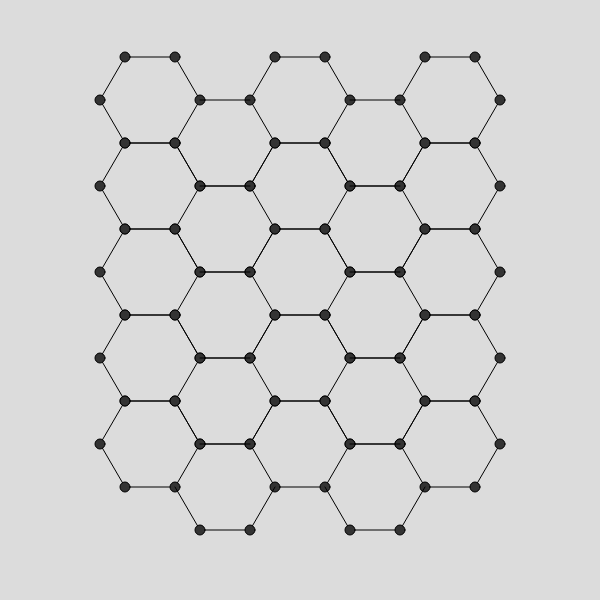
Frame 1 (no input)
Frame 60 (no input): identical to frame 1, image omitted
Frame 120 (the mouse pressed at the canvas centre since frame 60): identical to frame 1, image omitted

The p5.js sketch that drew this single still picture (run headless with seeded random() and noise() and a simulated clock; from frame 60 on, the mouse is pressed at the canvas centre):

// p5.js sketch
// ── sketch.js
function setup() {
  createCanvas(600, 600);
}

function draw() {
  background(220);fill(51);line(125, 57, 175, 57);line(175, 57, 200, 100);line(200, 100, 175, 143); line(175, 143, 125, 143);line(125, 143, 100, 100);line(100, 100, 125, 57);circle(125, 57, 10);circle(175, 57, 10);circle(200, 100, 10);circle(175, 143, 10);circle(125, 143, 10);circle(100, 100, 10);translate(150, 0);line(125, 57, 175, 57);line(175, 57, 200, 100);line(200, 100, 175, 143); line(175, 143, 125, 143);line(125, 143, 100, 100);line(100, 100, 125, 57);circle(125, 57, 10);circle(175, 57, 10);circle(200, 100, 10);circle(175, 143, 10);circle(125, 143, 10);circle(100, 100, 10);translate(150,0);line(125, 57, 175, 57);line(175, 57, 200, 100);line(200, 100, 175, 143); line(175, 143, 125, 143);line(125, 143, 100, 100);line(100, 100, 125, 57);circle(125, 57, 10);circle(175, 57, 10);circle(200, 100, 10);circle(175, 143, 10);circle(125, 143, 10);circle(100, 100, 10);

  translate(-300, 0);line(200, 100, 250, 100);line(175, 143, 200, 186);line(200, 186, 250, 186);line(250, 186, 275, 143);translate(150, 0);line(200, 100, 250, 100);line(175, 143, 200, 186);line(200, 186, 250, 186);line(250, 186, 275, 143);translate(-150,0);circle(200, 186, 10);circle(250, 186, 10);circle(350, 186, 10);circle(400, 186, 10)

  translate(0, 86);line(125, 57, 175, 57);line(175, 57, 200, 100);line(200, 100, 175, 143); line(175, 143, 125, 143);line(125, 143, 100, 100);line(100, 100, 125, 57);circle(125, 57, 10);circle(175, 57, 10);circle(200, 100, 10);circle(175, 143, 10);circle(125, 143, 10);circle(100, 100, 10);translate(150, 0);line(125, 57, 175, 57);line(175, 57, 200, 100);line(200, 100, 175, 143); line(175, 143, 125, 143);line(125, 143, 100, 100);line(100, 100, 125, 57);circle(125, 57, 10);circle(175, 57, 10);circle(200, 100, 10);circle(175, 143, 10);circle(125, 143, 10);circle(100, 100, 10);translate(150,0);line(125, 57, 175, 57);line(175, 57, 200, 100);line(200, 100, 175, 143); line(175, 143, 125, 143);line(125, 143, 100, 100);line(100, 100, 125, 57);circle(125, 57, 10);circle(175, 57, 10);circle(200, 100, 10);circle(175, 143, 10);circle(125, 143, 10);circle(100, 100, 10);

  translate(-300, 0);line(200, 100, 250, 100);line(175, 143, 200, 186);line(200, 186, 250, 186);line(250, 186, 275, 143);translate(150, 0);line(200, 100, 250, 100);line(175, 143, 200, 186);line(200, 186, 250, 186);line(250, 186, 275, 143);translate(-150,0);circle(200, 186, 10);circle(250, 186, 10);circle(350, 186, 10);circle(400, 186, 10)

  translate(0, 86);line(125, 57, 175, 57);line(175, 57, 200, 100);line(200, 100, 175, 143); line(175, 143, 125, 143);line(125, 143, 100, 100);line(100, 100, 125, 57);circle(125, 57, 10);circle(175, 57, 10);circle(200, 100, 10);circle(175, 143, 10);circle(125, 143, 10);circle(100, 100, 10);translate(150, 0);line(125, 57, 175, 57);line(175, 57, 200, 100);line(200, 100, 175, 143); line(175, 143, 125, 143);line(125, 143, 100, 100);line(100, 100, 125, 57);circle(125, 57, 10);circle(175, 57, 10);circle(200, 100, 10);circle(175, 143, 10);circle(125, 143, 10);circle(100, 100, 10);translate(150,0);line(125, 57, 175, 57);line(175, 57, 200, 100);line(200, 100, 175, 143); line(175, 143, 125, 143);line(125, 143, 100, 100);line(100, 100, 125, 57);circle(125, 57, 10);circle(175, 57, 10);circle(200, 100, 10);circle(175, 143, 10);circle(125, 143, 10);circle(100, 100, 10);

  translate(-300, 0);line(200, 100, 250, 100);line(175, 143, 200, 186);line(200, 186, 250, 186);line(250, 186, 275, 143);translate(150, 0);line(200, 100, 250, 100);line(175, 143, 200, 186);line(200, 186, 250, 186);line(250, 186, 275, 143);translate(-150,0);circle(200, 186, 10);circle(250, 186, 10);circle(350, 186, 10);circle(400, 186, 10)

  translate(0, 86);line(125, 57, 175, 57);line(175, 57, 200, 100);line(200, 100, 175, 143); line(175, 143, 125, 143);line(125, 143, 100, 100);line(100, 100, 125, 57);circle(125, 57, 10);circle(175, 57, 10);circle(200, 100, 10);circle(175, 143, 10);circle(125, 143, 10);circle(100, 100, 10);translate(150, 0);line(125, 57, 175, 57);line(175, 57, 200, 100);line(200, 100, 175, 143); line(175, 143, 125, 143);line(125, 143, 100, 100);line(100, 100, 125, 57);circle(125, 57, 10);circle(175, 57, 10);circle(200, 100, 10);circle(175, 143, 10);circle(125, 143, 10);circle(100, 100, 10);translate(150,0);line(125, 57, 175, 57);line(175, 57, 200, 100);line(200, 100, 175, 143); line(175, 143, 125, 143);line(125, 143, 100, 100);line(100, 100, 125, 57);circle(125, 57, 10);circle(175, 57, 10);circle(200, 100, 10);circle(175, 143, 10);circle(125, 143, 10);circle(100, 100, 10);

  translate(-300, 0);line(200, 100, 250, 100);line(175, 143, 200, 186);line(200, 186, 250, 186);line(250, 186, 275, 143);translate(150, 0);line(200, 100, 250, 100);line(175, 143, 200, 186);line(200, 186, 250, 186);line(250, 186, 275, 143);translate(-150,0);circle(200, 186, 10);circle(250, 186, 10);circle(350, 186, 10);circle(400, 186, 10)

  translate(0, 86);line(125, 57, 175, 57);line(175, 57, 200, 100);line(200, 100, 175, 143); line(175, 143, 125, 143);line(125, 143, 100, 100);line(100, 100, 125, 57);circle(125, 57, 10);circle(175, 57, 10);circle(200, 100, 10);circle(175, 143, 10);circle(125, 143, 10);circle(100, 100, 10);translate(150, 0);line(125, 57, 175, 57);line(175, 57, 200, 100);line(200, 100, 175, 143); line(175, 143, 125, 143);line(125, 143, 100, 100);line(100, 100, 125, 57);circle(125, 57, 10);circle(175, 57, 10);circle(200, 100, 10);circle(175, 143, 10);circle(125, 143, 10);circle(100, 100, 10);translate(150,0);line(125, 57, 175, 57);line(175, 57, 200, 100);line(200, 100, 175, 143); line(175, 143, 125, 143);line(125, 143, 100, 100);line(100, 100, 125, 57);circle(125, 57, 10);circle(175, 57, 10);circle(200, 100, 10);circle(175, 143, 10);circle(125, 143, 10);circle(100, 100, 10);

  translate(-300, 0);line(200, 100, 250, 100);line(175, 143, 200, 186);line(200, 186, 250, 186);line(250, 186, 275, 143);translate(150, 0);line(200, 100, 250, 100);line(175, 143, 200, 186);line(200, 186, 250, 186);line(250, 186, 275, 143);translate(-150,0);circle(200, 186, 10);circle(250, 186, 10);circle(350, 186, 10);circle(400, 186, 10)
}
